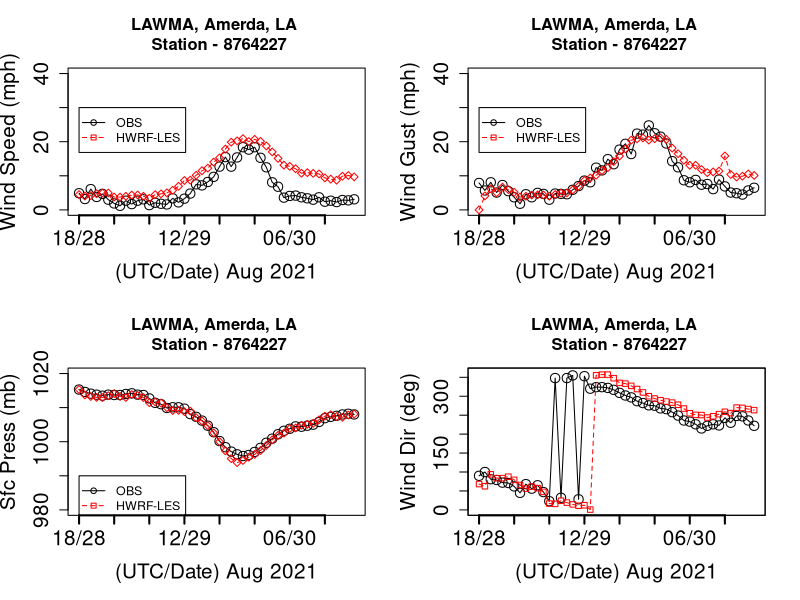

R code for this plot:
library(ggplot2)
library(zoo)
getwd()

setwd("/Users/anilkumar/IDA_RPLOT")

wind.df3 = read.csv(file="lawma_hourly.csv")
attach(wind.df3)
head(wind.df3)
tail(wind.df3)

par(mfrow=c(2,2))
OBS_WSPD[OBS_WSPD == 9999] <- NA
OBS_PSFC[OBS_PSFC == 9999] <- NA
OBS_WDIR[OBS_WDIR == 9999] <- NA
OBS_GUST[OBS_GUST == 9999] <- NA
OBS_GUST[OBS_GUST == 5139.49] <- NA
OBS_WSPD[OBS_WSPD == 5139.49] <- NA
plot(OBS_WSPD,  type='o', col="black", ylim=c(0,40), xaxt="n",ann=FALSE, cex.axis=1.5, cex=1.5)

lines(HWRFLES_WSPD, type="o", pch=23, lty=2, col="red")


# Create a title with a red, bold/italic font
title(main="LAWMA, Amerda, LA \n Station - 8764227", col.main="black", cex=4)
#title("Eagle Point , TX \n Station 8771013", cex.main = 1.5, col.main= "black")

# Label the x and y axes with dark green text
title(xlab="(UTC/Date) Aug 2021", col.lab=rgb(0,0,0), cex.lab=1.5)
title(ylab="Wind Speed (mph)", col.lab=rgb(0,0,0), cex.lab=1.5)

# Create a legend at (1, g_range[2]) that is slightly smaller 
# (cex) and uses the same line colors and points used by 
# the actual plots 
legend(1, 30, c("OBS","HWRF-LES"), cex=0.90, 
       col=c("black","red"), pch=21:22, lty=1:2);
labels1 = c("18/28","00/29","06/29","12/29","18/29","00/30","06/30","12/30")

axis(1, at=seq(1,48,6), labels=labels1,lwd=2, cex.axis=1.5, cex=1.5)

# PLOT WIND GUST

plot(OBS_GUST,  type='o', col="black", ylim=c(0,40), xaxt="n",ann=FALSE, cex.axis=1.5, cex=1.5)

lines(HWRFLES_GUST, type="o", pch=23, lty=2, col="red")

# Create a title with a red, bold/italic font
title(main="LAWMA, Amerda, LA \n Station - 8764227", col.main="black", cex=4)
#title("Eagle Point , TX \n Station 8771013", cex.main = 1.5, col.main= "black")

# Label the x and y axes with dark green text
title(xlab="(UTC/Date) Aug 2021", col.lab=rgb(0,0,0), cex.lab=1.5)
title(ylab="Wind Gust (mph)", col.lab=rgb(0,0,0), cex.lab=1.5)

# Create a legend at (1, g_range[2]) that is slightly smaller 
# (cex) and uses the same line colors and points used by 
# the actual plots 
legend(1, 30, c("OBS","HWRF-LES"), cex=0.90, 
       col=c("black","red"), pch=21:22, lty=1:2);
abels1 = c("18/28","00/29","06/29","12/29","18/29","00/30","06/30","12/30")

axis(1, at=seq(1,48,6), labels=labels1,lwd=2, cex.axis=1.5, cex=1.5)


plot(OBS_PSFC,  type='o', col="black", ylim=c(980,1020), xaxt="n",ann=FALSE, cex.axis=1.5, cex=1.5)


lines(HWRFLES_PSFC, type="o", pch=23, lty=2, col="red")

title(main="LAWMA, Amerda, LA \n Station - 8764227", col.main="black", cex=4)
title(xlab="(UTC/Date) Aug 2021", col.lab=rgb(0,0,0), cex.lab=1.5)
title(ylab="Sfc Press (mb)", col.lab=rgb(0,0,0), cex.lab=1.5)
legend(1, 990, c("OBS","HWRF-LES"), cex=0.90, 
       col=c("black","red"), pch=21:22, lty=1:2);
abels1 = c("18/28","00/29","06/29","12/29","18/29","00/30","06/30","12/30")

axis(1, at=seq(1,48,6), labels=labels1,lwd=2, cex.axis=1.5, cex=1.5)

plot(OBS_WDIR,  type='o', col="black", ylim=c(0,360), xaxt="n",ann=FALSE, cex.axis=1.5, cex=1.5)
box()

lines(HWRFLES_WDIR, type="o", pch=22, lty=2, col="red")

title(main="LAWMA, Amerda, LA \n Station - 8764227", col.main="black", cex=4)
title(xlab="(UTC/Date) Aug 2021", col.lab=rgb(0,0,0), cex.lab=1.5)

title(ylab="Wind Dir (deg)", col.lab=rgb(0,0,0), cex.lab=1.5)

# Create a legend at (1, g_range[2]) that is slightly smaller 
# (cex) and uses the same line colors and points used by 
# the actual plots 
legend(400, 100, c("OBS","HWRF-LES-HighRES"), cex=0.40, 
       col=c("black","red"), pch=21:22, lty=1:2);
abels1 = c("18/28","00/29","06/29","12/29","18/29","00/30","06/30","12/30")

axis(1, at=seq(1,48,6), labels=labels1,lwd=2, cex.axis=1.5, cex=1.5)